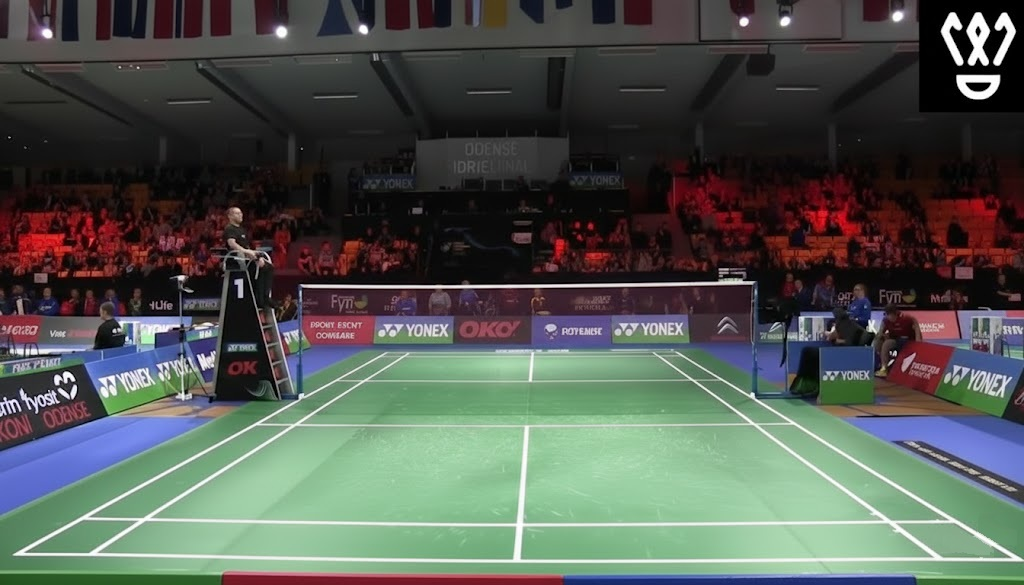
#> input picture stage0_1_linepixel_mask/fullcourt_wide.jpg, 1024 x 585 px
$ python -i court_full_pipeline_v2.py   (imports and definitions only)
#> lines starting #> are read from the running program, lines starting #| are printed output that depends on the picture; after the words box and inside, x2 and y2 are one past the last pixel; in counts of white or black regions, pixels touching at a corner belong together
#> further down, picture is the input picture: shape (585, 1024, 3); mean B, G, R 81.4, 87.9, 82
import argparse
import datetime
import uuid
from pathlib import Path
import zipfile
import json
import math

import cv2
import numpy as np

import csv
import math


# ============================================================
# IO utils
# ============================================================
# [18 lines left out: functions make_out_dir, save_png, save_json, not called in this run]


def ensure_odd_positive(x: int, minimum: int = 1) -> int:
    x = max(int(x), int(minimum))
    if x % 2 == 0:
        x += 1
    return x


# [253 lines left out: functions _seg_get_p1p2, segment_angle_signed_deg, cluster_segments_3way_signed, save_segments_csv, draw_segments_overlay_with_angle_text, fit_line_from_segments and 1 more, not called in this run]


# ============================================================
# Mask extraction (based on your get_linemask_v2.py + improvements)
# - 핵심 개선: "스켈레톤 전에" 마스크 연결성(브리징) 강화
# ============================================================
def threshold_base_mask(
    tophat_u8: np.ndarray,
    method: str = "adaptive",
    adaptive_block: int = 31,
    adaptive_c: int = -3,
    percentile: float = 88.0,
    roi_y0_ratio: float = 0.35,
):
    h, w = tophat_u8.shape[:2]
    method = method.lower()

    if method == "adaptive":
        block = ensure_odd_positive(adaptive_block, minimum=3)
        base = cv2.adaptiveThreshold(
            tophat_u8, 255,
            cv2.ADAPTIVE_THRESH_GAUSSIAN_C,
            cv2.THRESH_BINARY,
            block,
            adaptive_c
        )
        return base

    if method == "otsu":
        _, base = cv2.threshold(tophat_u8, 0, 255, cv2.THRESH_BINARY + cv2.THRESH_OTSU)
        return base

    if method == "otsu_roi":
        y0 = int(h * roi_y0_ratio)
        y0 = np.clip(y0, 0, h - 1)
        roi = tophat_u8[y0:, :]
        _, roi_bin = cv2.threshold(roi, 0, 255, cv2.THRESH_BINARY + cv2.THRESH_OTSU)
        base = np.zeros_like(tophat_u8, dtype=np.uint8)
        base[y0:, :] = roi_bin
        return base

    if method == "percentile":
        vals = tophat_u8[tophat_u8 > 0]
        if vals.size == 0:
            return np.zeros_like(tophat_u8, dtype=np.uint8)
        t = np.percentile(vals, percentile)
        base = (tophat_u8 >= t).astype(np.uint8) * 255
        return base

    raise ValueError(f"Unknown threshold method: {method} (use adaptive/otsu/otsu_roi/percentile)")


def connectivity_bridge(
    mask_u8: np.ndarray,
    pre_dilate_iter: int = 0,
    use_dir_close: bool = True,
    bridge_h: int = 21,
    bridge_v: int = 21,
    dir_close_iter: int = 1,
    final_close_k: int = 3,
    final_close_iter: int = 1,
    support_dilate_k: int = 5,      # ✅ NEW: 원본 주변 support 범위
    debug=None,
):
    if debug is None:
        debug = {}

    m0 = (mask_u8 > 0).astype(np.uint8) * 255
    debug["16_bridge_input"] = m0

    # (선택) 아주 약한 팽창
    m = m0.copy()
    if pre_dilate_iter > 0:
        k = cv2.getStructuringElement(cv2.MORPH_RECT, (3, 3))
        m = cv2.dilate(m, k, iterations=pre_dilate_iter)
        debug["16a_pre_dilate"] = m

    # ✅ support: "원본 라인 주변"만 허용(면 채움 방지용)
    sd = max(3, int(support_dilate_k))
    if sd % 2 == 0:
        sd += 1
    ksup = cv2.getStructuringElement(cv2.MORPH_ELLIPSE, (sd, sd))
    support = cv2.dilate(m0, ksup, iterations=1)
    debug["16_support_region"] = support

    if use_dir_close:
        bh = max(int(bridge_h), 5)
        bv = max(int(bridge_v), 5)
        kH = cv2.getStructuringElement(cv2.MORPH_RECT, (bh, 1))
        kV = cv2.getStructuringElement(cv2.MORPH_RECT, (1, bv))

        mh = cv2.morphologyEx(m, cv2.MORPH_CLOSE, kH, iterations=max(int(dir_close_iter), 1))
        mv = cv2.morphologyEx(m, cv2.MORPH_CLOSE, kV, iterations=max(int(dir_close_iter), 1))
        debug["16b_close_h"] = mh
        debug["16c_close_v"] = mv

        m_dir = cv2.bitwise_or(mh, mv)
        debug["16d_dir_close_or_raw"] = m_dir

        # ✅ 핵심: 방향성 close 결과를 support 안으로 제한
        m = cv2.bitwise_and(m_dir, support)
        debug["16d_dir_close_or_clipped"] = m

    fk = max(3, int(final_close_k))
    if fk % 2 == 0:
        fk += 1
    kF = cv2.getStructuringElement(cv2.MORPH_RECT, (fk, fk))
    m = cv2.morphologyEx(m, cv2.MORPH_CLOSE, kF, iterations=max(int(final_close_iter), 1))
    debug["16e_final_close"] = m

    return m, debug


def extract_white_line_mask(
    bgr: np.ndarray,

    # white-ish mask thresholds
    s_th: int = 90,
    v_th: int = 150,

    # tophat
    k_tophat: int = 21,
    use_auto_tophat: bool = False,
    k_tophat_min: int = 15,

    # base thresholding
    th_method: str = "adaptive",
    adaptive_block: int = 31,
    adaptive_c: int = -3,
    percentile: float = 88.0,
    roi_y0_ratio: float = 0.35,

    # horizontal enhancement
    use_horizontal_enhance: bool = True,
    h_kernel: int = 31,
    h_thresh_method: str = "otsu",
    h_percentile: float = 90.0,

    # combine logic
    strong_percentile: float = 95.0,

    # morphology (light)
    k_close: int = 3,
    close_iter: int = 1,
    use_open: bool = False,
    k_open: int = 3,
    open_iter: int = 1,

    # smoothing
    use_median: bool = True,
    median_ksize: int = 3,

    # CC filtering (완화)
    cc_area_min: int = 12,
    cc_aspect_min: float = 1.8,
    cc_area_big: int = 250,      # 크게 잡힌 덩어리는 aspect가 낮아도 유지

    # NEW: connectivity bridging BEFORE thinning
    do_bridge: bool = True,
    pre_dilate_iter: int = 0,
    use_dir_close: bool = True,
    bridge_h: int = 31,
    bridge_v: int = 31,
    dir_close_iter: int = 1,
    final_close_k: int = 3,
    final_close_iter: int = 1,
):
    """
    Returns:
      final_mask_for_lines (uint8 0/255),
      debug_images: dict[str, np.ndarray]
    """
#> called with s_th = 90, v_th = 150, k_tophat = 21, use_auto_tophat = False, k_tophat_min = 15, th_method = 'adaptive', adaptive_block = 31, adaptive_c = -3
    h, w = bgr.shape[:2]
    debug = {}

    # 1) Color spaces
    hsv = cv2.cvtColor(bgr, cv2.COLOR_BGR2HSV)
#> hsv: shape (585, 1024, 3); mean H, S, V 72.1, 72.4, 101.4
    H, S, V = cv2.split(hsv)
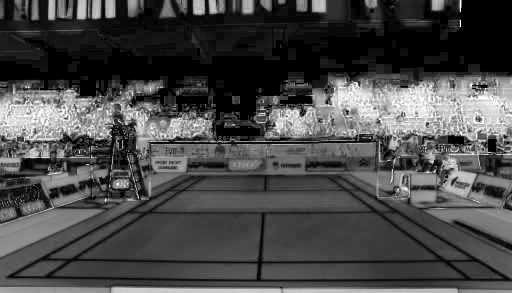
#> S: shape (585, 1024) (shown at 1/2 size); min 0, max 255, mean 72.4
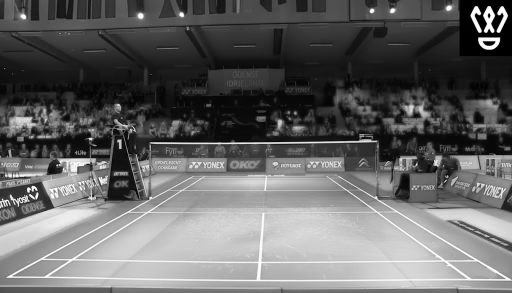
#> V: shape (585, 1024) (shown at 1/2 size); min 0, max 255, mean 101.4

    debug["01_H"] = H
    debug["02_S"] = S
    debug["03_V"] = V

    # 2) White-ish candidate in HSV
    white_hsv = ((S < s_th) & (V > v_th)).astype(np.uint8) * 255
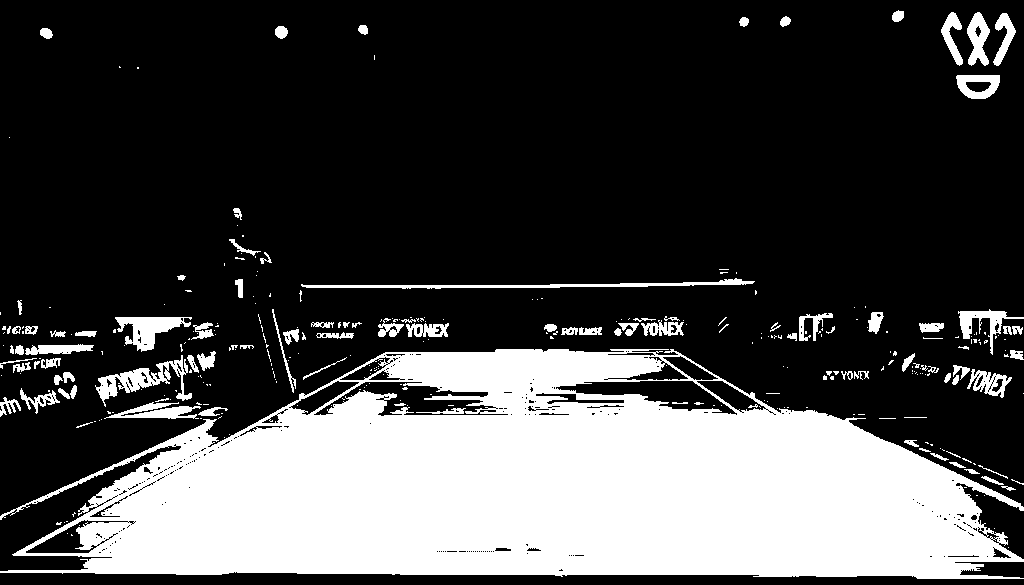
#> white_hsv: shape (585, 1024); 28% white; 324 white regions (223 under 20 px), largest, box (x1, y1, x2, y2) and area: (0, 349, 1024, 579) 149779, (301, 278, 755, 289) 1482, (95, 355, 192, 407) 1477
    debug["10_white_hsv_mask"] = white_hsv

    # 3) Top-hat on V
    if use_auto_tophat:
        k = max(int(k_tophat_min), (min(h, w) // 60) * 2 + 1)
        k = ensure_odd_positive(k, minimum=3)
    else:
        k = ensure_odd_positive(k_tophat, minimum=3)

    kernel = cv2.getStructuringElement(cv2.MORPH_RECT, (k, k))
    tophat = cv2.morphologyEx(V, cv2.MORPH_TOPHAT, kernel)
    tophat_u8 = cv2.normalize(tophat, None, 0, 255, cv2.NORM_MINMAX).astype(np.uint8)
    debug["11_tophat_V_norm"] = tophat_u8

    # 4) Base threshold mask
    base = threshold_base_mask(
        tophat_u8,
        method=th_method,
        adaptive_block=adaptive_block,
        adaptive_c=adaptive_c,
        percentile=percentile,
        roi_y0_ratio=roi_y0_ratio,
    )
    debug["12_base_threshold_mask"] = base

    # 4.1) Horizontal enhancement
    if use_horizontal_enhance:
        hk = max(int(h_kernel), 3)
        hker = cv2.getStructuringElement(cv2.MORPH_RECT, (hk, 1))
        h_enh = cv2.morphologyEx(tophat_u8, cv2.MORPH_OPEN, hker)
        debug["12a_horizontal_enh"] = h_enh

        if h_thresh_method.lower() == "otsu":
            _, h_bin = cv2.threshold(h_enh, 0, 255, cv2.THRESH_BINARY + cv2.THRESH_OTSU)
#> h_bin: shape (585, 1024); 2.5% white; 51 white regions (1 under 20 px), largest, box (x1, y1, x2, y2) and area: (13, 553, 760, 563) 2012, (298, 281, 758, 289) 1922, (76, 518, 961, 526) 1623
        else:
            vals = h_enh[h_enh > 0]
            if vals.size == 0:
                h_bin = np.zeros_like(h_enh, dtype=np.uint8)
            else:
                t = np.percentile(vals, h_percentile)
                h_bin = (h_enh >= t).astype(np.uint8) * 255

        debug["12b_horizontal_bin"] = h_bin
        base = cv2.bitwise_or(base, h_bin)
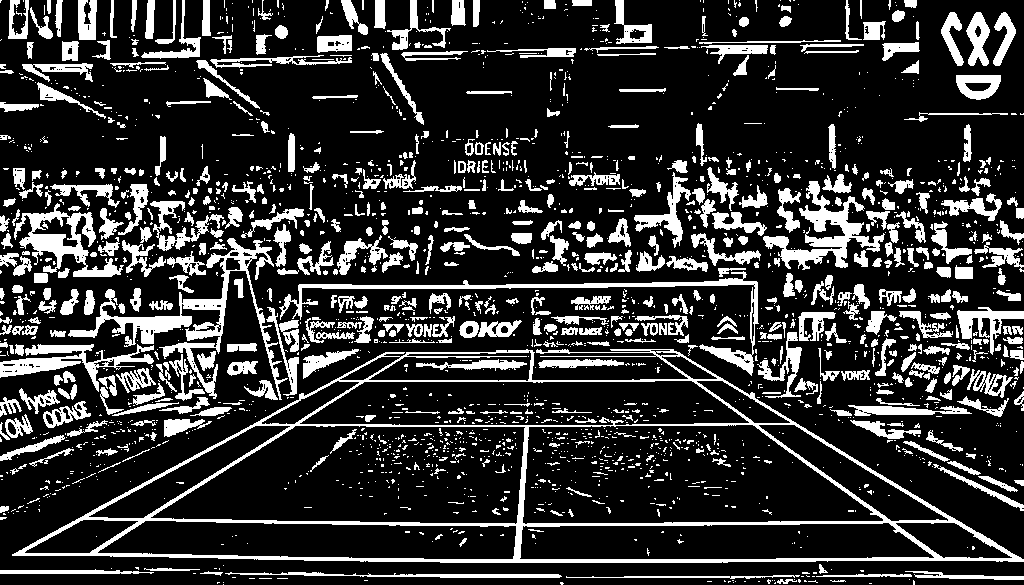
#> base: shape (585, 1024); 19.9% white; 2330 white regions (1713 under 20 px), largest, box (x1, y1, x2, y2) and area: (12, 349, 1024, 563) 15507, (68, 238, 288, 400) 5068, (279, 271, 759, 376) 3264
        debug["12c_base_plus_horizontal"] = base

    # 5) Combine WITHOUT killing faint lines
    vals = tophat_u8[tophat_u8 > 0]
    if vals.size == 0:
        strong_mask = np.zeros_like(tophat_u8, dtype=np.uint8)
    else:
        t_strong = np.percentile(vals, strong_percentile)
#> t_strong = 87
        strong_mask = (tophat_u8 >= t_strong).astype(np.uint8) * 255
#> strong_mask: shape (585, 1024); 4.2% white; 525 white regions (365 under 20 px), largest, box (x1, y1, x2, y2) and area: (300, 278, 756, 289) 1743, (13, 354, 384, 556) 1588, (112, 293, 192, 344) 1011
    debug["13a_strong_tophat_mask"] = strong_mask

    keep_mask = cv2.bitwise_or(white_hsv, strong_mask)
#> keep_mask: shape (585, 1024); 29.5% white; 543 white regions (388 under 20 px), largest, box (x1, y1, x2, y2) and area: (0, 349, 1024, 579) 149779, (300, 278, 756, 289) 1743, (95, 354, 192, 407) 1483
    combined = cv2.bitwise_and(base, keep_mask)
#> combined: shape (585, 1024); 7.9% white; 1206 white regions (987 under 20 px), largest, box (x1, y1, x2, y2) and area: (12, 349, 1024, 563) 15306, (300, 278, 756, 289) 1741, (112, 293, 192, 345) 1154
    debug["13_combined_mask_raw"] = combined

    # 6) Light morphology (너무 공격적인 OPEN은 기본 off)
    k_close = ensure_odd_positive(k_close, minimum=3)
    kernel_close = cv2.getStructuringElement(cv2.MORPH_RECT, (k_close, k_close))
    cleaned = cv2.morphologyEx(combined, cv2.MORPH_CLOSE, kernel_close, iterations=max(int(close_iter), 1))
#> cleaned: shape (585, 1024); 8.8% white; 704 white regions (511 under 20 px), largest, box (x1, y1, x2, y2) and area: (12, 349, 1024, 563) 17961, (300, 268, 756, 289) 1902, (112, 293, 218, 352) 1899
    debug["14a_mask_close_only"] = cleaned

    if use_open:
        k_open = ensure_odd_positive(k_open, minimum=3)
        kernel_open = cv2.getStructuringElement(cv2.MORPH_RECT, (k_open, k_open))
        cleaned = cv2.morphologyEx(cleaned, cv2.MORPH_OPEN, kernel_open, iterations=max(int(open_iter), 1))
        debug["14b_mask_open_applied"] = cleaned

    if use_median:
        median_ksize = ensure_odd_positive(median_ksize, minimum=3)
        cleaned = cv2.medianBlur(cleaned, median_ksize)
#> cleaned: shape (585, 1024); 8.3% white; 415 white regions (238 under 20 px), largest, box (x1, y1, x2, y2) and area: (13, 349, 1024, 563) 16871, (300, 268, 755, 289) 1900, (112, 307, 192, 351) 1322
        debug["14c_mask_median"] = cleaned

    debug["14_mask_morph_clean"] = cleaned

    # 7) CC filtering (완화 버전: 중요한 작은 라인 조각 보존)
    num, labels, stats, _ = cv2.connectedComponentsWithStats(cleaned, connectivity=8)
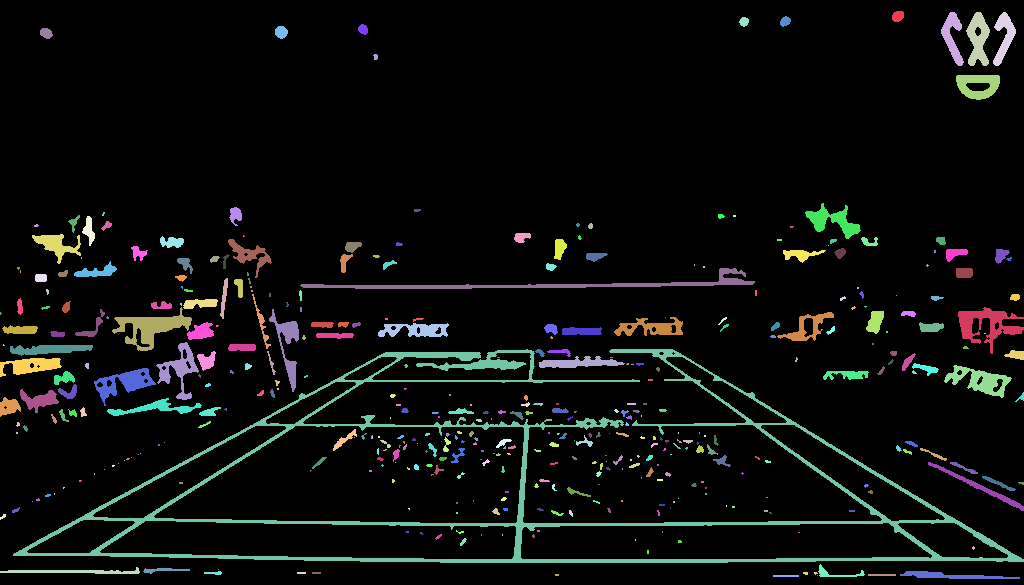
#> labels: shape (585, 1024) int32; 416 distinct labels, from 0 to 415; one colour per label, 0 black
#> num = 416; stats = 416 rows, first 6: [0, 0, 1024, 585, 549350], [892, 11, 12, 11, 109], [941, 12, 23, 54, 554], [966, 12, 24, 54, 775], [993, 12, 23, 54, 555], [739, 17, 10, 10, 73]
    filtered = np.zeros_like(cleaned)

    cc_area_min = max(int(cc_area_min), 1)
    cc_aspect_min = float(cc_aspect_min)
    cc_area_big = max(int(cc_area_big), cc_area_min)

    for i in range(1, num):
        x, y, ww, hh, area = stats[i]
        if area < cc_area_min:
            continue
        ar = max(ww, hh) / max(1, min(ww, hh))
        # 길쭉한 라인 조각은 유지, 또는 충분히 큰 덩어리도 유지(서비스라인 끊김 방지)
        if ar >= cc_aspect_min or area >= cc_area_big:
            filtered[labels == i] = 255
#> this loop made 415 passes
#> (x, y, ww, hh, area, ar) on passes 1 to 3: (892, 11, 12, 11, 109, 1.09), (941, 12, 23, 54, 554, 2.35), (966, 12, 24, 54, 775, 2.25)

    debug["15_mask_cc_filtered_soft"] = filtered

    # 8) NEW: connectivity bridging BEFORE thinning
    if do_bridge:
        bridged, debug = connectivity_bridge(
            filtered,
            pre_dilate_iter=pre_dilate_iter,
            use_dir_close=use_dir_close,
            bridge_h=bridge_h,
            bridge_v=bridge_v,
            dir_close_iter=dir_close_iter,
            final_close_k=final_close_k,
            final_close_iter=final_close_iter,
            debug=debug,
        )
#> in connectivity_bridge, `m = cv2.morphologyEx(m, cv2.MORPH_CLOSE, kF, iterations=max(int(final_..`:
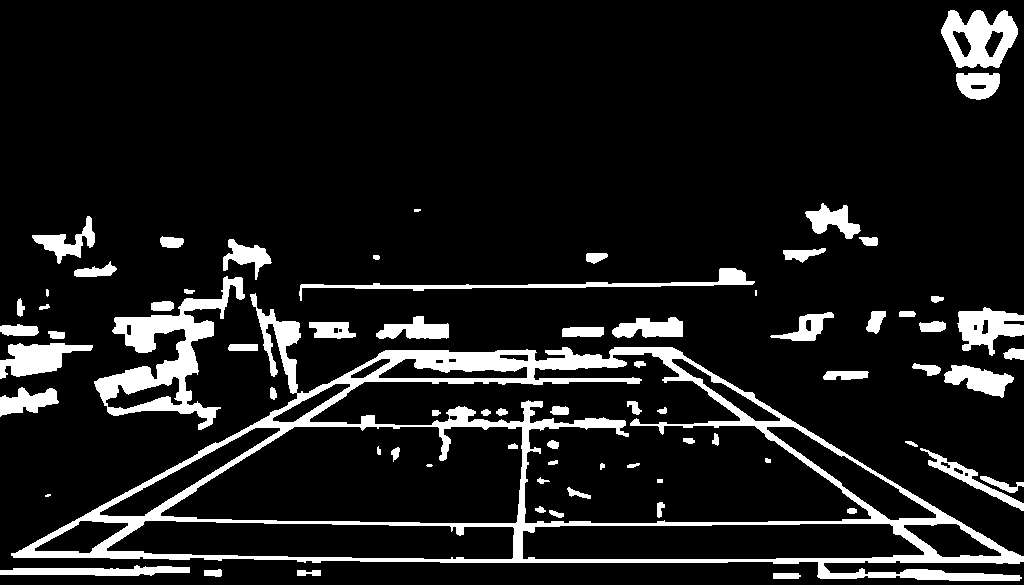
#> m: shape (585, 1024); 10.8% white; 74 white regions (4 under 20 px), largest, box (x1, y1, x2, y2) and area: (11, 293, 1024, 581) 31066, (94, 276, 245, 430) 6780, (941, 10, 1018, 68) 2764
#> debug = 22 items
        final_mask = bridged
    else:
        final_mask = filtered

    # overlay
    overlay = bgr.copy()
    overlay[final_mask > 0] = (0, 0, 255)
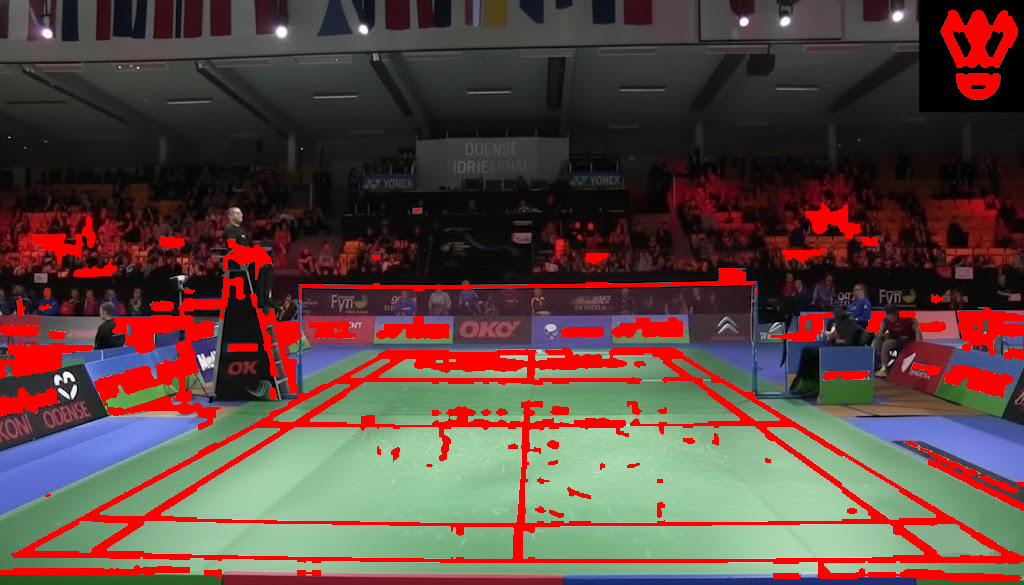
#> overlay: shape (585, 1024, 3); 10.79% of pixels changed, all inside (x1, y1, x2, y2) = (0, 10, 1024, 581)
    debug["20_overlay_red_lines"] = cv2.addWeighted(bgr, 0.45, overlay, 0.55, 0)

    return final_mask, debug

# [665 lines left out: functions largest_cc, make_court_roi, filter_segments_by_mask_overlap, line_roi_overlap_score, filter_fitted_lines_by_roi, zhang_suen_thinning and 19 more, not called in this run]


def put_label(img, text, x, y, color=(255,255,255)):
    cv2.putText(img, text, (x, y), cv2.FONT_HERSHEY_SIMPLEX, 0.55, (0,0,0), 3, cv2.LINE_AA)
    cv2.putText(img, text, (x, y), cv2.FONT_HERSHEY_SIMPLEX, 0.55, color, 1, cv2.LINE_AA)


# [450 lines left out: functions draw_labeled_lines, main, not called in this run]

# [2 lines not run here, left out]


"""
python court_full_pipeline.py --input fullcourt_wide.jpg --out_root results_full \
  --pre_dilate_iter 1 \
  --bridge_h 41 --bridge_v 41 \
  --hough_thresh 35 --min_len 35 --max_gap 35


python court_full_pipeline.py --input fullcourt_wide.jpg --out_root results_full \
  --pre_dilate_iter 1 \
  --bridge_h 21 --bridge_v 21 \
  --hough_thresh 35 --min_len 25 --max_gap 70


python court_full_pipeline.py --input fullcourt_wide.jpg --out_root results_full \
  --pre_dilate_iter 1 \
  --bridge_h 21 --bridge_v 21 \
  --hough_thresh 35 --min_len 35 --max_gap 35 \
  --horiz_thr 18


python court_full_pipeline_v2.py --input fullcourt_wide.jpg --out_root results_full_v2 \
  --hough_thresh 35 --min_len 35 --max_gap 50 \
  --horiz_thr 18 \
  --min_segs_horiz 10 --min_segs_diag 3 \
  --vp_max_dist 7
"""

>>> import cv2
>>> picture = cv2.imread('../../stage0_1_linepixel_mask/fullcourt_wide.jpg')
>>> result = extract_white_line_mask(picture)
